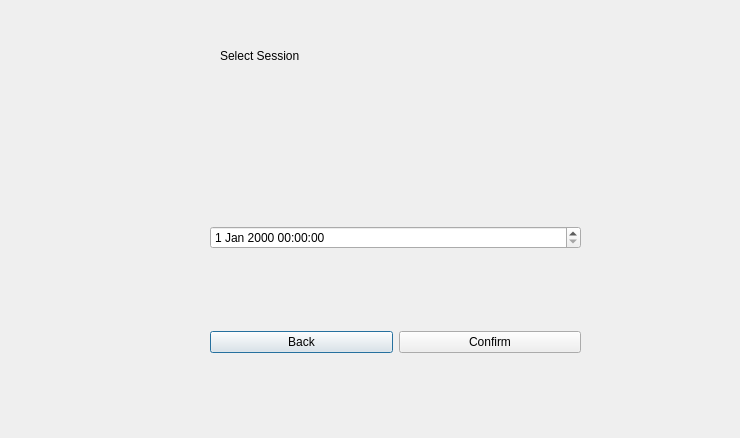
<?xml version="1.0" encoding="UTF-8"?>
<ui version="4.0">
 <class>d3_cup</class>
 <widget class="QDialog" name="d3_cup">
  <property name="geometry">
   <rect>
    <x>0</x>
    <y>0</y>
    <width>740</width>
    <height>438</height>
   </rect>
  </property>
  <property name="windowTitle">
   <string>Dialog</string>
  </property>
  <widget class="QLabel" name="label">
   <property name="geometry">
    <rect>
     <x>220</x>
     <y>20</y>
     <width>321</width>
     <height>71</height>
    </rect>
   </property>
   <property name="styleSheet">
    <string notr="true">font: 24pt &quot;MS Reference Sans Serif&quot;;</string>
   </property>
   <property name="text">
    <string>Select Session</string>
   </property>
  </widget>
  <widget class="QWidget" name="">
   <property name="geometry">
    <rect>
     <x>210</x>
     <y>150</y>
     <width>371</width>
     <height>281</height>
    </rect>
   </property>
   <layout class="QVBoxLayout" name="verticalLayout">
    <item>
     <widget class="QDateTimeEdit" name="dt"/>
    </item>
    <item>
     <layout class="QHBoxLayout" name="horizontalLayout">
      <item>
       <widget class="QPushButton" name="pushButton">
        <property name="text">
         <string>Back</string>
        </property>
       </widget>
      </item>
      <item>
       <widget class="QPushButton" name="pushButton_2">
        <property name="text">
         <string>Confirm</string>
        </property>
       </widget>
      </item>
     </layout>
    </item>
   </layout>
  </widget>
 </widget>
 <resources/>
 <connections/>
</ui>
